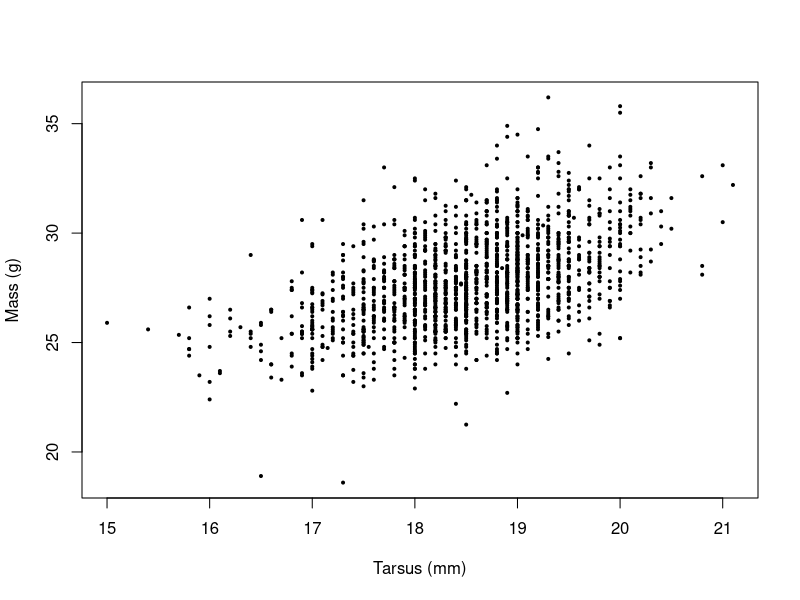
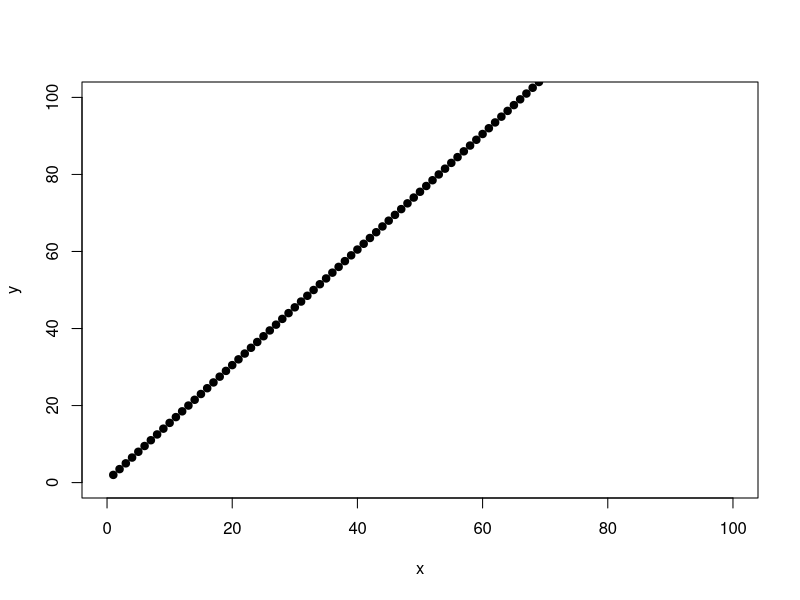
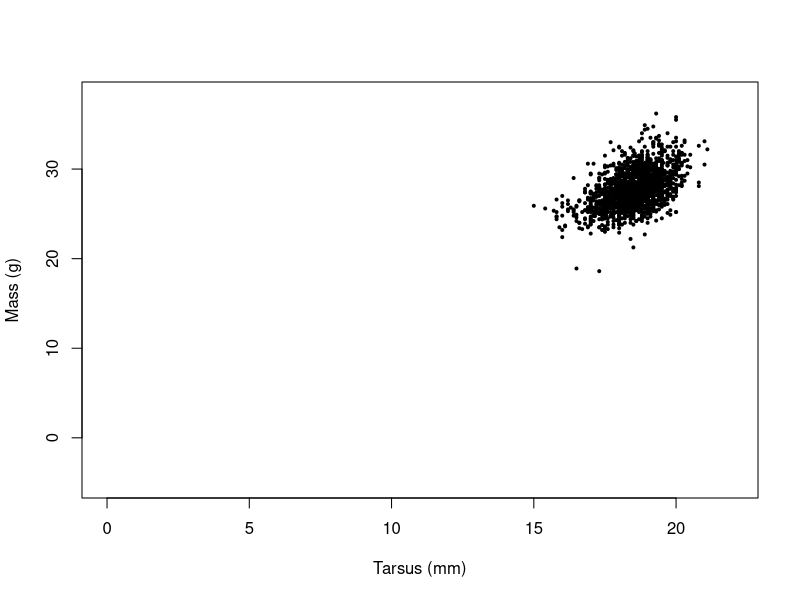
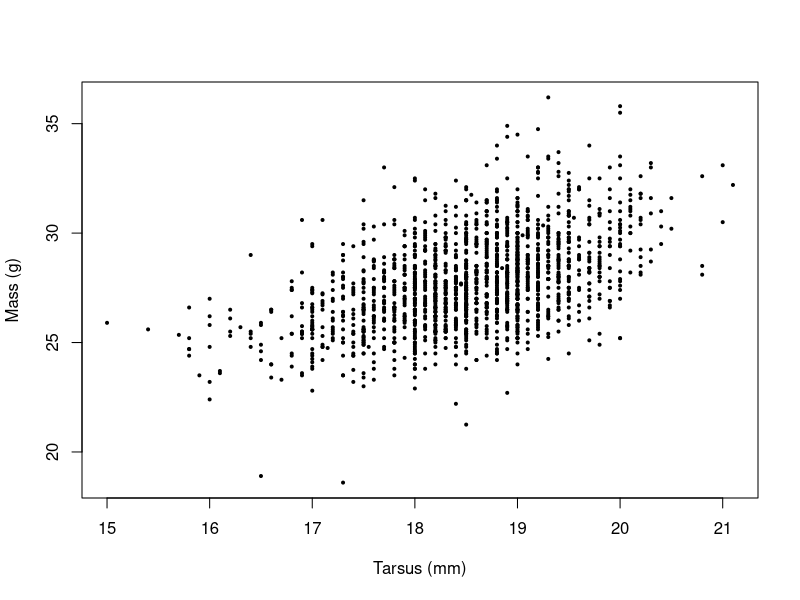
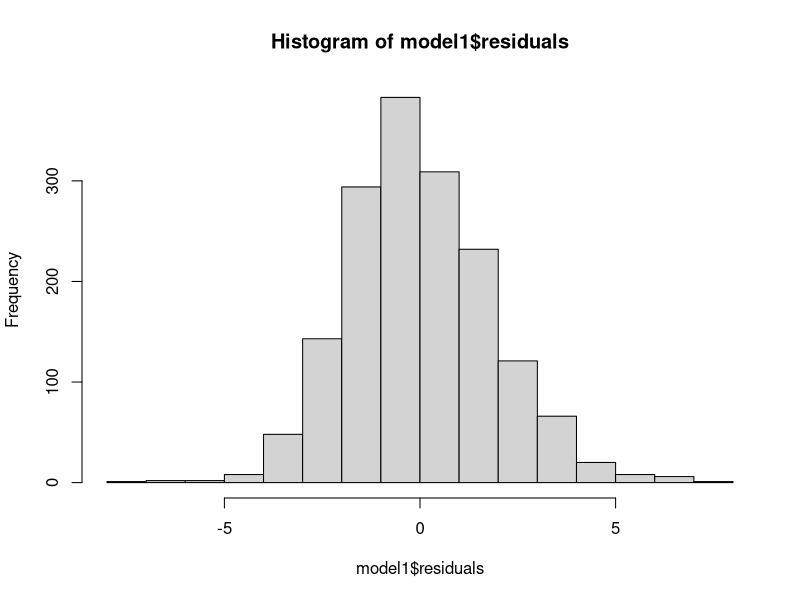
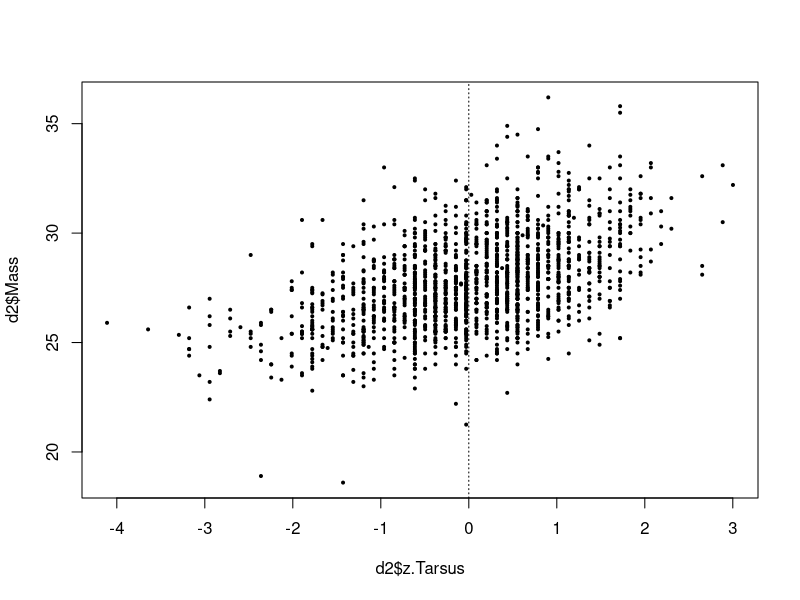
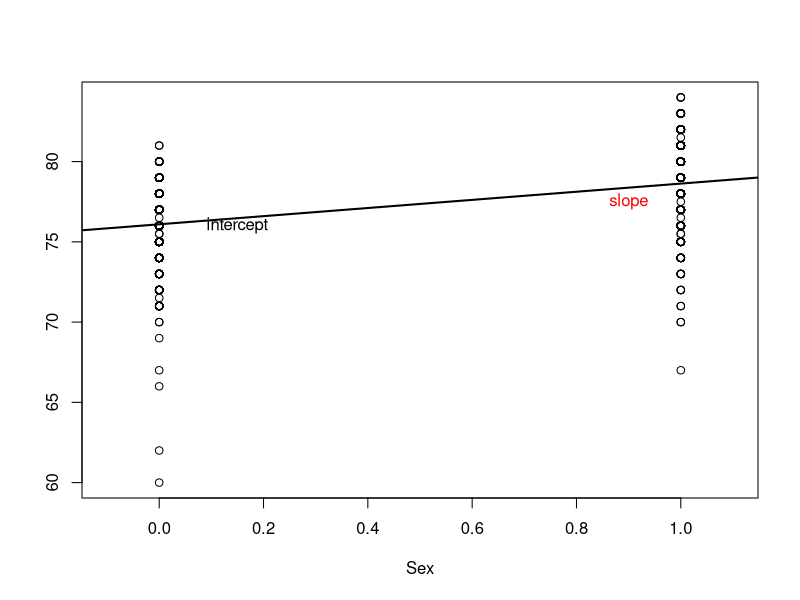
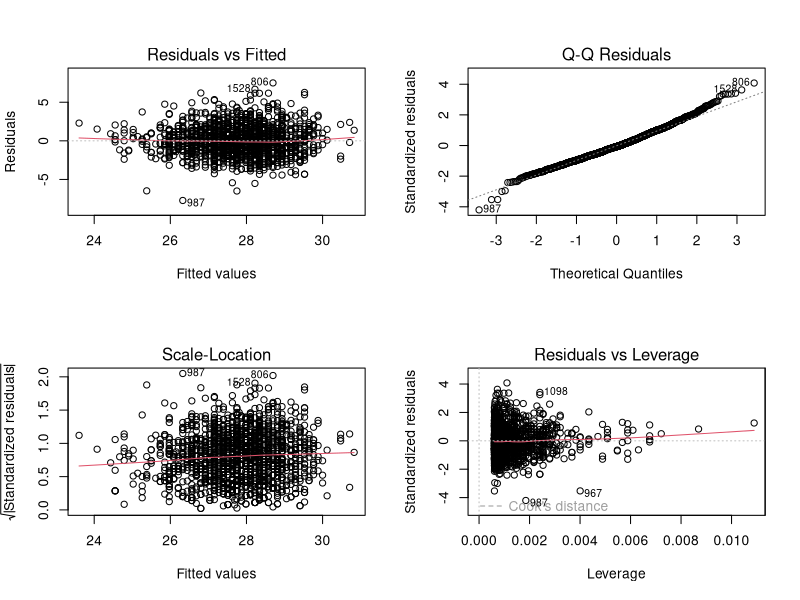

Generate these figures, in order, with R:
#!/usr/bin/env Rscript
# Author: Sebastian Dohne <sed24@ic.ac.uk>

rm(list=ls())
d<-read.table("../data/SparrowSize.txt", header=TRUE)

plot(d$Mass~d$Tarsus, ylab="Mass (g)", xlab="Tarsus (mm)", pch=19, cex=0.4)

#quickly plot a linear model
x<-c(1:1000)
a<-0.5
b<-1.5
y<-b*x+a
plot(x,y, xlim=c(0,100), ylim=c(0,100), pch=19, cex=1)

head(d$Mass)#find the first value
d$Mass[1] #first value

length(d$Mass) #find last value

d$Mass[1770] #last value

plot(d$Mass~d$Tarsus, ylab="Mass (g)", xlab="Tarsus (mm)", pch=19, cex=0.4, ylim=c(-5,38), xlim=c(0,22))

plot(d$Mass~d$Tarsus, ylab="Mass (g)", xlab="Tarsus (mm)", pch=19, cex=0.4)
#Scaling down to 1mm Tarsus, that gives a change in mass of 10/5 = 2g
#thus y i = 5 + 1.6𝑥i + 𝜀i
# e is the error around the line

#find sum of least squares and plot the linear model
d1<-subset(d, d$Mass!="NA")
d2<-subset(d1, d1$Tarsus!="NA")
length(d2$Tarsus)

model1<-lm(Mass~Tarsus, data=d2)
summary(model1)

#access the residuals
hist(model1$residuals)
head(model1$residuals)

model2<-lm(y~x)
summary(model2)

#lets standardise the covariate
d2$z.Tarsus<-scale(d2$Tarsus)
model3<-lm(Mass~z.Tarsus, data=d2)
summary(model3)

plot(d2$Mass~d2$z.Tarsus, pch=19, cex=0.4)
abline(v = 0, lty = "dotted")

head(d)
str(d)


d$Sex<-as.numeric(d$Sex)
plot(d$Wing ~ d$Sex, xlab="Sex", xlim=c(-0.1,1.1), ylab="")
abline(lm(d$Wing ~ d$Sex), lwd = 2)
text(0.15, 76, "intercept")
text(0.9, 77.5, "slope", col = "red")

d4<-subset(d, d$Wing!="NA")
m4<-lm(Wing~Sex, data=d4)
t4<-t.test(d4$Wing~d4$Sex, var.equal=TRUE)
summary(m4)

#check if the residuals are normally distributed
par(mfrow=c(2,2))
plot(model3)


#comapre these with the model 4 plot
par(mfrow=c(2,2))
plot(m4)
